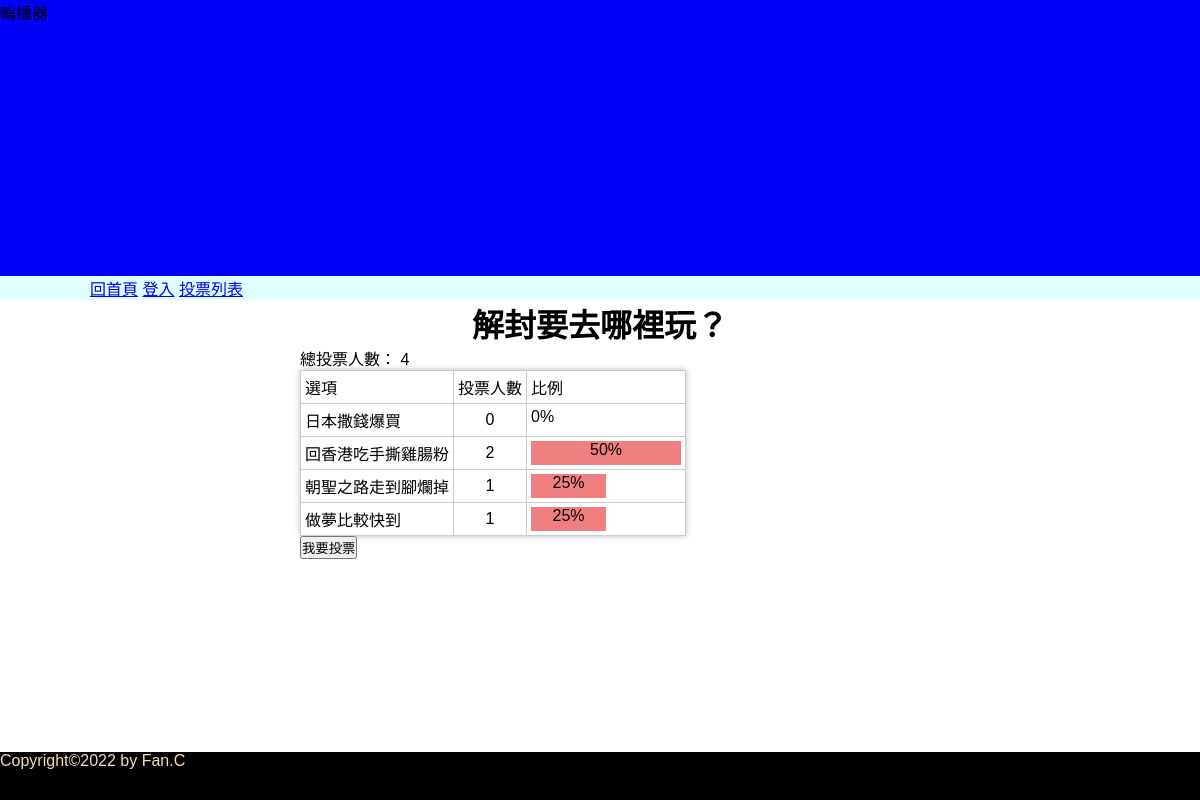
The page /?do=vote_result&id=3 on the database its author committed.
### tables this page shows
CREATE TABLE `subjects` (
  `id` int(11) UNSIGNED NOT NULL COMMENT '序號',
  `subject` varchar(128) NOT NULL COMMENT '主題描述',
  `type_id` int(11) UNSIGNED NOT NULL,
  `multiple` tinyint(1) NOT NULL DEFAULT 0 COMMENT '單/複選',
  `multi_limit` tinyint(2) NOT NULL DEFAULT 1 COMMENT '單/複選項目數',
  `start` date NOT NULL,
  `end` date NOT NULL,
  `total` int(11) UNSIGNED NOT NULL DEFAULT 0
);

CREATE TABLE `options` (
  `id` int(11) UNSIGNED NOT NULL COMMENT '序號',
  `option` varchar(128) NOT NULL COMMENT '選項描述',
  `subject_id` int(11) UNSIGNED NOT NULL,
  `total` int(11) UNSIGNED NOT NULL DEFAULT 0
);

### api/base.php (called while the page is built, shortened)
<?php
function pdo()
{
    $dsn = "mysql:host=localhost;charset=utf8;dbname=vote";
    return new PDO($dsn, 'root', '');
}
function all($table, ...$arg)
{
    $pdo = pdo();
    $sql = "SELECT * FROM $table ";
    switch (count($arg)) {
        case 1:
            if (is_array($arg[0]) && !empty($arg[0])) {
                foreach ($arg[0] as $key => $value) {
                    $tmp[] = "`$key`='$value'";
                }
                $sql .= " WHERE " . implode(" AND ", $tmp);
            } else if (empty($arg[0])) {
            } else {
                $sql .= $arg[0];
            }
            break;
    }
    return $pdo->query($sql)->fetchAll(PDO::FETCH_ASSOC);
}
function find($table, $arg)
{
    $pdo = pdo();
    $sql = "SELECT * FROM $table WHERE ";
    if (is_array($arg)) {
        foreach ($arg as $key => $value) {
            $tmp[] = "`$key`='$value'";
        }
        $sql .= implode(" AND ", $tmp);
    } else {
        $sql .= " `id`='$arg'";
    }
    return $pdo->query($sql)->fetch(PDO::FETCH_ASSOC);
}

### front/vote_result.php (the view)
<?php
$subject = find("subjects", $_GET['id']);
$opts = all("options", ['subject_id' => $_GET['id']]);
?>
<h1 class="text-center"><?= $subject['subject']; ?></h1>
<div style="width:600px;margin:auto">
    <div>總投票人數： <?= $subject['total']; ?></div>
    <table class="result-table">
        <tr>
            <td>選項</td>
            <td>投票人數</td>
            <td>比例</td>
        </tr>
        <?php
        foreach ($opts as $opt) {
            $total = ($subject['total'] == 0) ? 1 : $subject['total'];
            $rate=$opt['total']/$total;
        ?>
            <tr>
                <td><?= $opt['option']; ?></td>
                <td class="text-center"><?= $opt['total']; ?></td>
                <td>
                <div class="text-center" style="height:24px;background:lightcoral;width:<?= 300 * $rate; ?>px">
                        <?= floor(($rate * 100)) . "%"; ?></div>
                </td>
            </tr>
        <?php
        }
        ?>
    </table>
    <button onclick="location.href='?do=vote&id=<?= $_GET['id']; ?>'">我要投票</button>
</div>

### css/basic.css (style rules this page uses)
* { margin: 0; padding: 0; list-style-type: none; box-sizing: border-box; font-family: Arial, Helvetica, sans-serif; }
.text-center { text-align: center; }

### css/index.css (style rules this page uses)
.result-table { border-collapse: collapse; box-shadow: 0 0 6px #bbb; }
.result-table td { padding: 0.25rem; border: 1px solid #ccc; }

### rows shown on the page
subjects: subject "解封要去哪裡玩？", total "4"
options: option "日本撒錢爆買", total "0", floor(($rate*100)) "0"
options: option "回香港吃手撕雞腸粉", total "2", floor(($rate*100)) "50"
options: option "朝聖之路走到腳爛掉", total "1", floor(($rate*100)) "25"
options: option "做夢比較快到", total "1", floor(($rate*100)) "25"
